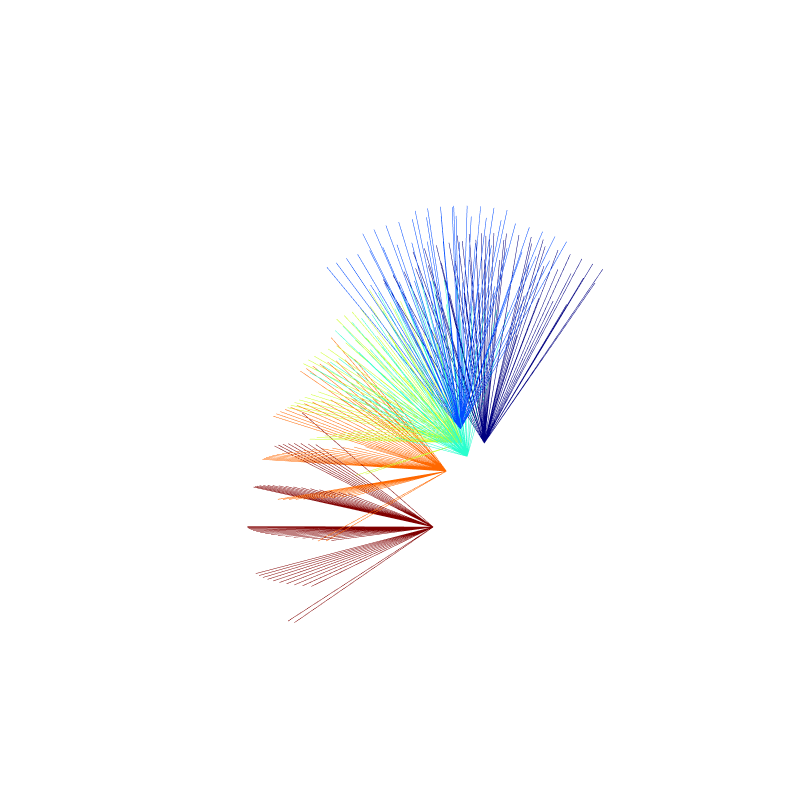

This figure's notebook cell:
### Code cell
reload(slam)
slam.visualize_camera_poses(data=data)
